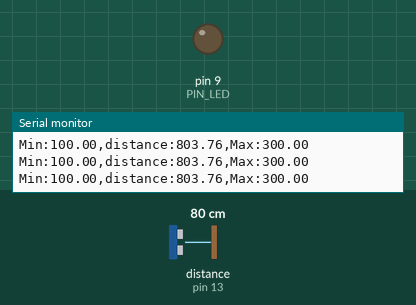
Recording of a sketch running on a simulated Arduino Uno, built with avr-gcc and run on an emulated ATmega328P. Parts: output pins drawn as LEDs (lit = HIGH), the last lines printed to the serial monitor. Wiring (inferred from the names in the program): ultrasonic range finder: trigger pin 12; echo pin 13. The test bench sets the inputs (shaded band); at power-on: distance to the obstacle (sensor on pin 13) 80 cm. The echo pulse lasts 58.3 µs per cm; pins used as bus, display or sensor lines are not drawn.

Above: at 1.2 s.
1.3 s: distance to the obstacle (sensor on pin 13) set to 18 cm
At 1.8 s:
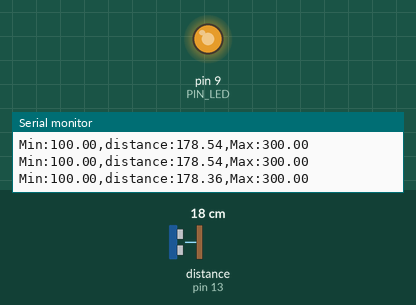
2.8 s: distance to the obstacle (sensor on pin 13) set to 2 cm
At 4.1 s:
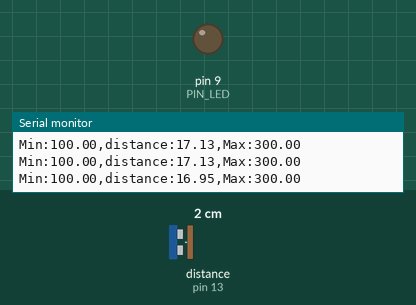
Timing chart, 0 to 5.8 s (numbered marks = the images above; inputs shaded):
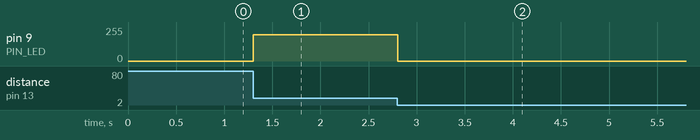

The sketch:

08P07.ino
```cpp
// Arduino pin assignment
#define PIN_LED  9
#define PIN_TRIG 12   // sonar sensor TRIGGER
#define PIN_ECHO 13   // sonar sensor ECHO

// configurable parameters
#define SND_VEL 346.0     // sound velocity at 24 celsius degree (unit: m/sec)
#define INTERVAL 25      // sampling interval (unit: msec)
#define PULSE_DURATION 10 // ultra-sound Pulse Duration (unit: usec)
#define _DIST_MIN 100.0   // minimum distance to be measured (unit: mm)
#define _DIST_MAX 300.0   // maximum distance to be measured (unit: mm)
#define _DIST_MID 200.0   // distance where LED brightness is maximum (unit: mm)

#define TIMEOUT ((INTERVAL / 2) * 1000.0) // maximum echo waiting time (unit: usec)
#define SCALE (0.001 * 0.5 * SND_VEL) // coefficent to convert duration to distance

unsigned long last_sampling_time;   // unit: msec

void setup() {
  // initialize GPIO pins
  pinMode(PIN_LED, OUTPUT);
  pinMode(PIN_TRIG, OUTPUT);  // sonar TRIGGER
  pinMode(PIN_ECHO, INPUT);   // sonar ECHO
  digitalWrite(PIN_TRIG, LOW);  // turn-off Sonar

  // initialize serial port
  Serial.begin(57600);
}

void loop() {
  float distance;

  // wait until next sampling time
  if (millis() < (last_sampling_time + INTERVAL))
    return;

  distance = USS_measure(PIN_TRIG, PIN_ECHO); // read distance

  // Adjust the LED brightness based on distance
  if (distance > _DIST_MAX || distance < _DIST_MIN) {
      analogWrite(PIN_LED, 0); // Turn off LED if out of range
  } else {
      // Map the distance to a brightness value
      int brightness = calculateBrightness(distance);
      analogWrite(PIN_LED, brightness);
  }

  // output the distance to the serial port
  Serial.print("Min:");        Serial.print(_DIST_MIN);
  Serial.print(",distance:");  Serial.print(distance);
  Serial.print(",Max:");       Serial.print(_DIST_MAX);
  Serial.println("");

  // update last sampling time
  last_sampling_time += INTERVAL;
}

// get a distance reading from USS. return value is in millimeter.
float USS_measure(int TRIG, int ECHO)
{
  digitalWrite(TRIG, HIGH);
  delayMicroseconds(PULSE_DURATION);
  digitalWrite(TRIG, LOW);

  return pulseIn(ECHO, HIGH, TIMEOUT) * SCALE; // unit: mm
}

// Calculate brightness based on distance
int calculateBrightness(float distance) {
    if (distance <= _DIST_MIN || distance >= _DIST_MAX) {
        return 0; // Minimum brightness for out-of-range values
    }

    if (distance == _DIST_MID) {
        return 255; // Maximum brightness at the mid distance (200mm)
    }

    // Calculate brightness based on linear interpolation between _DIST_MIN, _DIST_MID, and _DIST_MAX
    if (distance < _DIST_MID) {
        // Distance between _DIST_MIN and _DIST_MID
        return map(distance, _DIST_MIN, _DIST_MID, 0, 255);
    } else {
        // Distance between _DIST_MID and _DIST_MAX
        return map(distance, _DIST_MID, _DIST_MAX, 255, 0);
    }
}
```

Measured:
- after the input at 1.3 s, pin 9 (PIN_LED): 0/255 → 198/255 at once
- after the input at 2.8 s, pin 9 (PIN_LED): 198/255 → 0/255 at once
